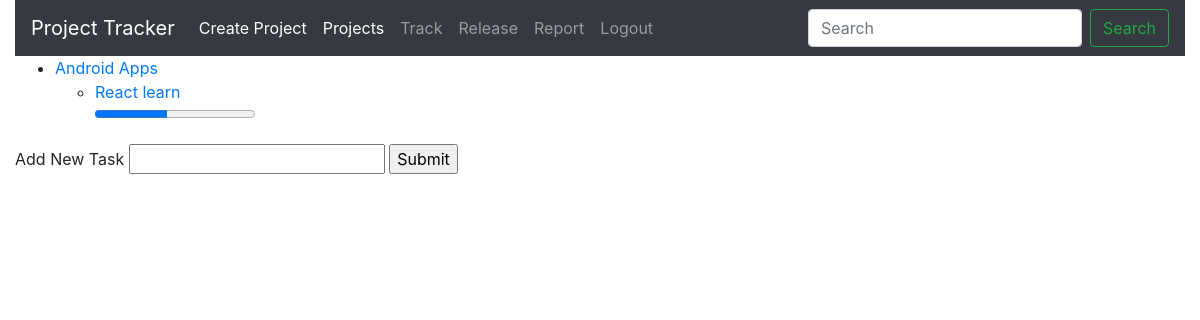
/8/Project (signed in), run on an earlier commit of the app's database.
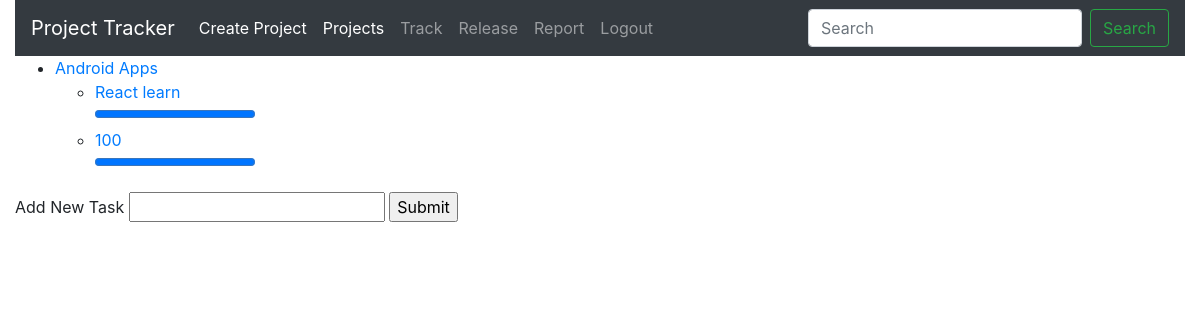
And on a later commit of the database.
### Pmanage/models.py (models this page shows)
class Project(models.Model):
    Project_name=models.CharField(max_length=64)
    team=models.IntegerField()
    complete_percentage=models.IntegerField()
    createdate=datetime.datetime.now()
    max_day=models.IntegerField()
    status=models.CharField(max_length=64)

class Tasks(models.Model):
    projectid=models.ForeignKey(Project,on_delete=models.CASCADE,name="Pid")
    taskname=models.CharField(max_length=64)
    taskpercentage=models.IntegerField(default=0)

### Pmanage/views.py (the view)
# urls.py: path('<int:id>/Project',views.intproject,name="PID"),
@login_required
def intproject(request, id):
    showproject = Project.objects.filter(id=id)
    showtasks = Tasks.objects.filter(Pid=id)
    return render(request, "Pmanage/projectID.html", {
        "Project": showproject, "Tasks": showtasks
    })

### Pmanage/templates/Pmanage/projectID.html (shortened to what this page needs)
{% extends 'Pmanage/layout.html' %}
{% block body %}
{% for p in Project %}
<ul>
    <li><a href="{% url 'PID' p.id %}">{{p.Project_name}}</a></li>
    {% for t in Tasks %}
    <ul>
        <li><a href="{% url 'inditask' t.id %}"  >{{t.taskname}}</a></li>
        <progress value="{{t.taskpercentage}}" max="100"  id="progressbar"></progress>
    </ul>
    {% endfor %}
</ul>
<form method="POST" action="{% url 'Cplan' p.id %}">
Add New Task
    <input type="text" name="task1">
    <input type="submit">
</form>
{% endfor %}
{% endblock %}

### Pmanage/templates/Pmanage/layout.html (shortened to what this page needs)
{% load static %}
<!DOCTYPE html>
<html>
    <head>
        <link rel="stylesheet" href="https://maxcdn.bootstrapcdn.com/bootstrap/4.0.0/css/bootstrap.min.css">
    </head>
    <body>
        <div class="container-fluid">
<nav class="navbar navbar-expand-lg navbar-dark bg-dark">
    <a class="navbar-brand" href="#">Project Tracker</a>
  {% if user.is_authenticated %}
    <div class="collapse navbar-collapse" id="navbarSupportedContent">
      <ul class="navbar-nav mr-auto">
        <li class="nav-item active">
          <a class="nav-link" href="{% url 'Create' %}">Create Project </a>
        </li>
          <li class="nav-item active">
          <a class="nav-link" href="{% url 'All_Project' %}">Projects</a>
        </li>
        <li class="nav-item">
          <a class="nav-link" href="{% url 'Track' %}">Track</a>
        </li>
        <li class="nav-item">
            <a class="nav-link" href="{% url 'Release' %}">Release</a>
          </li>
          <li class="nav-item">
            <a class="nav-link" href="{% url 'Report' %}">Report</a>
          </li>
           <li class="nav-item">
            <a class="nav-link" href="{% url 'Logout' %}">Logout</a>
          </li>
          {% endif  %}
      </ul>
      <form class="form-inline my-2 my-lg-0">
        <input class="form-control mr-sm-2" type="search" placeholder="Search" aria-label="Search">
        <button class="btn btn-outline-success my-2 my-sm-0" type="submit">Search</button>
      </form>
    </div>
  </nav>
        {% block body %}
        {% endblock body %}
    </div>
    </body>
</html>

What changed in the data, as far as the page shows it:
changed Tasks "React learn": taskpercentage 45 → 100 (drawn)
added Tasks: taskname "100", taskpercentage 100 (drawn)
